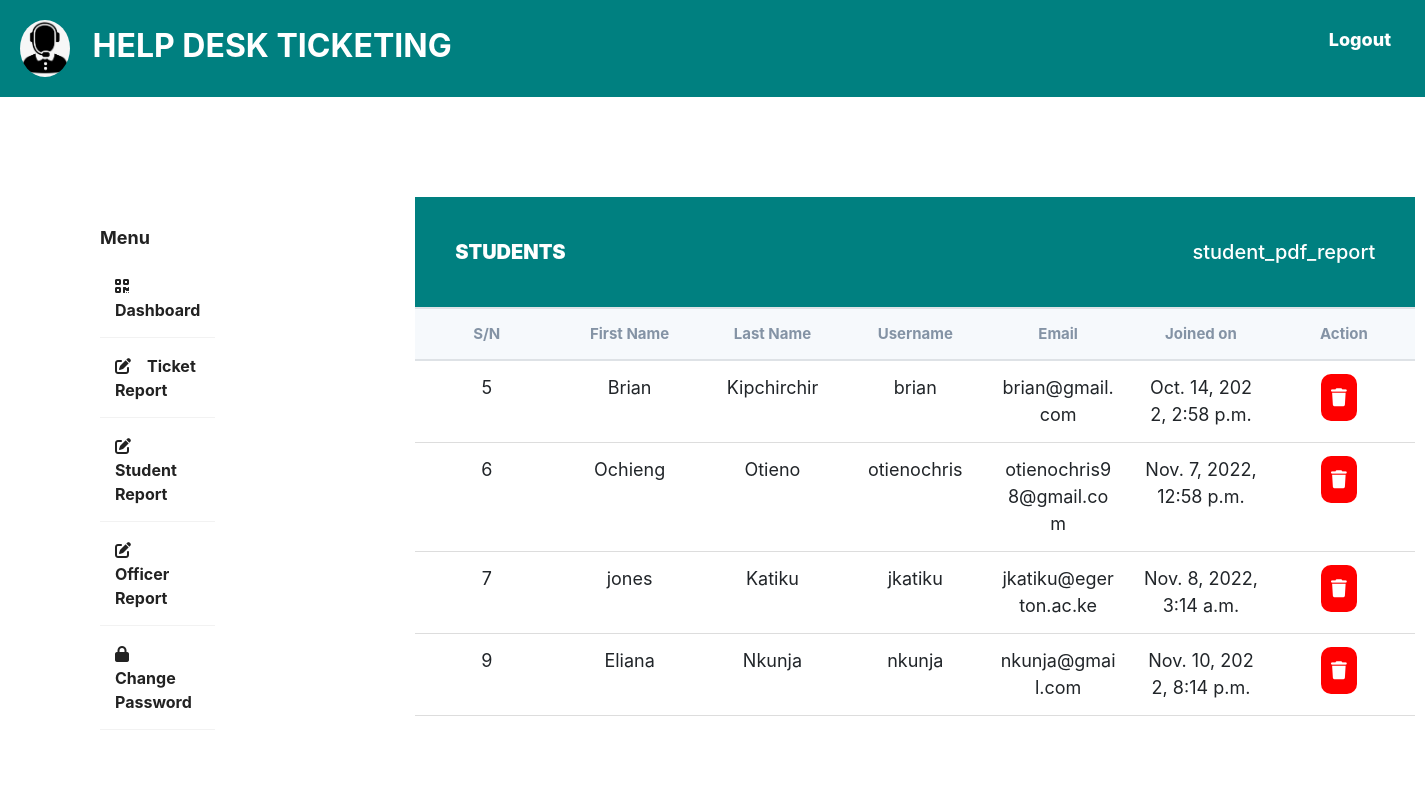
Screenshot of /helpdesk/student-report/ with the database file from the repository.
### base/models.py (models this page shows)
class StudentProfile(models.Model):
    user = models.OneToOneField(
        Users, on_delete=models.CASCADE, related_name='student_set')
    student_id = models.AutoField(primary_key=True)

class Users(AbstractUser):
    class Role(models.TextChoices):
        ADMIN = "ADMIN", "Admin"
        STUDENT = "STUDENT", "Student"
        OFFICER = "OFFICER", "Officer"
    role = models.CharField(
        max_length=50, choices=Role.choices, default='STUDENT')
    tracker = FieldTracker()

### base/views.py (the view)
# urls.py: path('student-report/', views.Admin_Student_report.as_view(), name='student-report'),
class Admin_Student_report(ListView):
    model = StudentProfile
    template_name = 'administrator/student_report.html'

### templates/administrator/student_report.html
{% extends 'portal.html'%}
{% load static %}
{% block content %}
<div class="wrapper">
    <div class="sidebar">
        <h4>Menu</h4>
        <ul>
            <li><a href="{% url 'admin-dashboard' %}"><i class="fa-solid fa-qrcode"></i>Dashboard</a></li>
            <li><a href="{% url 'ticket-report' %}"><i class="fa-solid fa-pen-to-square"></i>Ticket Report</a></li>
            <li><a href="{% url 'student-report' %}"><i class="fa-solid fa-pen-to-square"></i>Student Report</a></li>
            <li><a href="{% url 'officers-list' %}"><i class="fa-solid fa-pen-to-square"></i>Officer Report</a></li>
            <li><a href="{% url 'admin-change-password' %}"><i class="fa-solid fa-lock"></i>Change Password</a></li>
        </ul>
    </div>
    <div class="main_content">
        <div class="header">STUDENTS
                <a style="float: right; text-align: center; text-decoration: none; color: #ffff; font-weight: 500;"href="{% url 'student-pdf'%}">student_pdf_report</a>
        </div>
        <div class="table">
            <div class="table_section">
                <table>
                    <thead>
                        <tr>
                            <th>S/N</th>
                            <th>First Name</th>
                            <th>Last Name </th>
                            <th>Username</th>
                            <th>Email</th>
                            <th>Joined on</th>
                            <th>Action</th>
                        </tr>
                    </thead>
                    <tbody>
                        {% for student in object_list %}
                        <tr>
                            <td>{{ student.student_id }}</td>
                            <td>{{ student.user.first_name }}</td>
                            <td>{{ student.user.last_name }}</td>
                            <td>{{ student.user.username }}</td>
                            <td>{{ student.user.email }}</td>
                            <td>{{ student.user.date_joined }}</td>
                            <td>
                                <a href="{% url 'studentdeleteview'  student.student_id %}"><button style="background-color: red;"><i class="fa-solid fa-trash"></i></button></a>
                            </td>
                        </tr>
                        {% endfor %}
                    </tbody>
                </table>
            </div>
        </div>
    </div>
</div>
{% endblock content %}

### static/style.css (style rules this page uses)
* { margin: 0; padding: 0; box-sizing: border-box; }
html { font-family: Poppins; font-size: 18px; line-height: 1.8; color: #222; background: #f8f8f8; font-weight: 400; font-family: Poppins; }
a { text-decoration: none; }
.wrapper { display: flex; position: relative; margin: 100px; }
.wrapper .sidebar { width: 300px; height: 100%; background: #fff; padding: 30px 0px; position: sticky; }
.wrapper .sidebar h4 { color: #222; text-align: left; font-size: 18px; font-weight: 700; }
.wrapper .sidebar ul li { padding: 15px; border-bottom: 1px solid #fff; border-bottom: 1px solid rgba(0, 0, 0, 0.05); border-top: 1px solid rgba(255, 255, 255, 0.05); list-style: none; transition: .4s; }
.wrapper .sidebar ul li a { color: #222; display: block; font-size: 16px; font-weight: 700; }
.sidebar ul a i { margin-right: 16px; }
.wrapper .main_content { width: 100%; margin-left: 200px; }
.wrapper .main_content .header { padding: 40px; background: teal; color: #fff; border-bottom: 1px solid #e0e4e8; border-top: 30px; font-weight: 1000; width: 100%; font-size: 20px; }
table { width: 100%; table-layout: fixed; }
.table { width: 100%; table-layout: fixed; min-width: 1000px; border-collapse: collapse; }
.table_section { height: 650px; overflow: auto; min-width: 100px; }
thead th { position: sticky; top: 0; background-color: #f6f9fc; color: #8493a5; font-size: 15px; }
th, td { border-bottom: 1px solid #dddddd; padding: 10px 20px; word-break: break-all; text-align: center; }
button { outline: none; border: none; border-radius: 10px; cursor: pointer; padding: 10px; color: #ffffff; margin-right: 10px; }
td button:nth-child(1) { background-color: teal; }

### rows the page displays
StudentProfile: student_id "5", user.first_name "Brian", user.last_name "Kipchirchir", user.username "brian", user.email "brian@gmail.com", user.date_joined "Oct. 14, 2022, 2:58 p.m."
StudentProfile: student_id "6", user.first_name "Ochieng", user.last_name "Otieno", user.username "otienochris", user.email "otienochris98@gmail.com", user.date_joined "Nov. 7, 2022, 12:58 p.m."
StudentProfile: student_id "7", user.first_name "jones", user.last_name "Katiku", user.username "jkatiku", user.email "jkatiku@egerton.ac.ke", user.date_joined "Nov. 8, 2022, 3:14 a.m."
StudentProfile: student_id "9", user.first_name "Eliana", user.last_name "Nkunja", user.username "nkunja", user.email "nkunja@gmail.com", user.date_joined "Nov. 10, 2022, 8:14 p.m."
